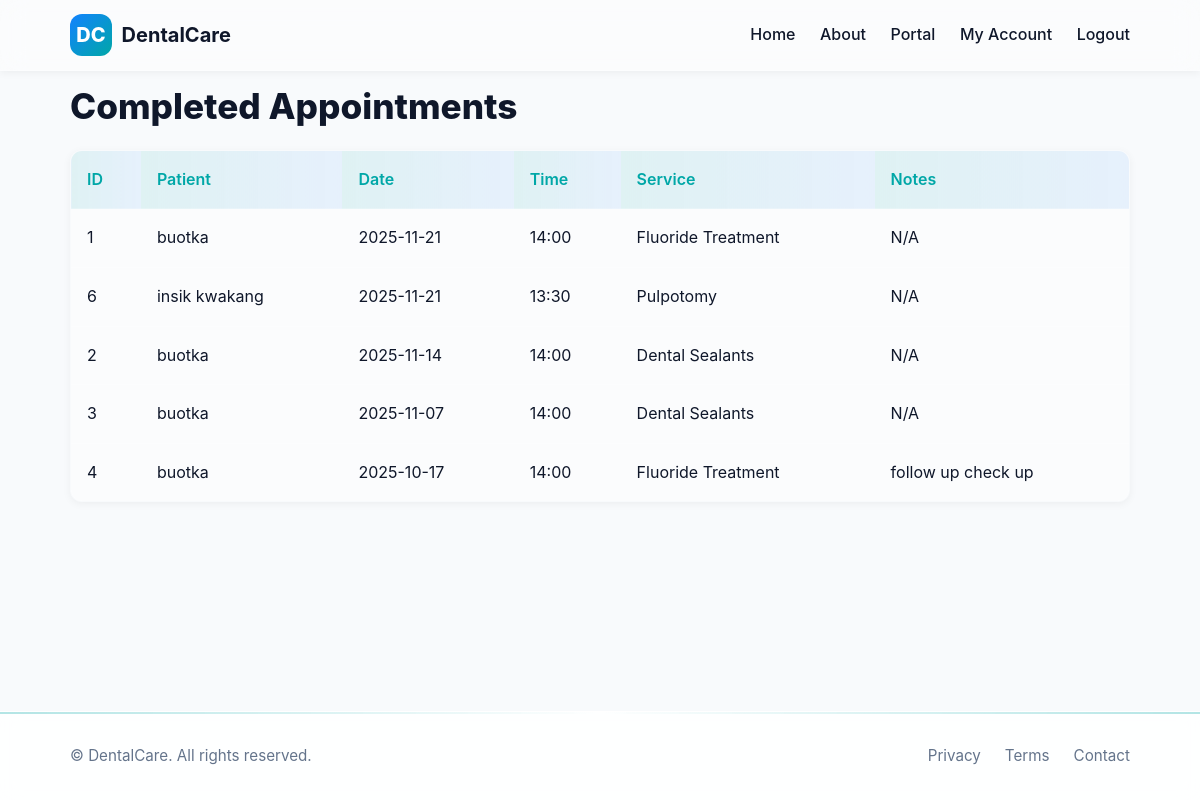
/dentist/completed (signed in), run on the app's committed database.
### tables this page shows
CREATE TABLE tbl_appointments (app_id INTEGER PRIMARY KEY AUTOINCREMENT, pat_id INTEGER NOT NULL REFERENCES tbl_patients (pat_id) ON DELETE RESTRICT ON UPDATE RESTRICT, dentist_id INTEGER NOT NULL REFERENCES tbl_accounts (acc_id) ON DELETE RESTRICT ON UPDATE RESTRICT, app_date TEXT NOT NULL, app_time TEXT NOT NULL, app_service TEXT, app_service_price REAL DEFAULT 50.0, app_status TEXT NOT NULL DEFAULT 'Pending' CHECK (app_status IN ('Pending', 'Approved', 'Scheduled', 'Completed', 'Cancelled', 'Confirmed')), app_notes TEXT, payment_method TEXT, payment_status TEXT DEFAULT 'Unpaid' CHECK (payment_status IN ('Unpaid', 'Paid', 'Pending')), created_at TEXT DEFAULT CURRENT_TIMESTAMP, FOREIGN KEY (pat_id) REFERENCES tbl_patients (pat_id), FOREIGN KEY (dentist_id) REFERENCES tbl_accounts (acc_id));

CREATE TABLE tbl_patients (pat_id INTEGER PRIMARY KEY AUTOINCREMENT, pat_name TEXT NOT NULL, pat_age INTEGER NOT NULL, pat_sex TEXT CHECK (pat_sex IN ('M', 'F')), pat_contact TEXT, pat_address TEXT, customer_id INTEGER REFERENCES tbl_accounts (acc_id) ON DELETE RESTRICT ON UPDATE RESTRICT, FOREIGN KEY (customer_id) REFERENCES tbl_accounts (acc_id) ON DELETE CASCADE);

### app.py (the view)
            def inner(*args, **kwargs):
                user = current_user()
                if user is None or (roles and user['acc_role'] not in roles):
                    flash('Unauthorized', 'error')
                    return redirect(url_for('login'))
                return fn(*args, **kwargs)

### app.py (called while the page is built)
def get_db():
    if 'db' not in g:
        g.db = sqlite3.connect(DATABASE)
        g.db.row_factory = sqlite3.Row
    return g.db

### templates/dentist_completed.html (shortened to what this page needs)
{% extends 'base.html' %}
{% block content %}
<div class="container">
  <h1>Completed Appointments</h1>
  <table class="table">
    <thead><tr><th>ID</th><th>Patient</th><th>Date</th><th>Time</th><th>Service</th><th>Notes</th></tr></thead>
    <tbody>
      {% for a in apps %}
      <tr>
        <td>{{ a.app_id }}</td>
        <td>{{ a.pat_name }}</td>
        <td>{{ a.app_date }}</td>
        <td>{{ a.app_time }}</td>
        <td>{{ a.app_service }}</td>
        <td>{{ a.app_notes or 'N/A' }}</td>
      </tr>
      {% endfor %}
    </tbody>
  </table>
</div>
{% endblock %}

### static/css/styles.css (style rules this page uses)
:root { --bg: #f8fafc; --surface: rgba(255, 255, 255, 0.6); --fg: #0f172a; --muted: #64748b; --primary: #00a7a7; --secondary: #1282ff; --danger: #ef4444; --success: #22c55e; --border: rgba(255, 255, 255, 0.2); --radius: 1rem; --shadow: 0 8px 30px rgba(2, 6, 23, 0.15); }
* { box-sizing: border-box; margin: 0; padding: 0; }
html, body { font-family: "Inter", "Segoe UI", system-ui, sans-serif; background: var(--bg); color: var(--fg); font-size: 16px; line-height: 1.6; scroll-behavior: smooth; height: 100%; display: flex; flex-direction: column; }
.container { max-width: 1100px; margin: 0 auto; padding: 0 1.25rem; }
h1 { font-size: 2.2rem; line-height: 1.1; margin: 1rem 0; font-weight: 800; }
.table { width: 100%; border-collapse: collapse; margin-top: 1.5rem; border: 1px solid var(--border); border-radius: 0.75rem; overflow: hidden; box-shadow: 0 2px 8px rgba(0, 0, 0, 0.05); }
.table th, .table td { padding: 1rem; border-top: 1px solid var(--border); text-align: left; }
.table th { background: linear-gradient(90deg, rgba(0, 167, 167, 0.1), rgba(18, 130, 255, 0.08)); color: var(--primary); font-weight: 600; }
.table td { background: rgba(255, 255, 255, 0.5); }

### data on the page
tbl_appointments: app_id "1", pat_name "buotka", app_date "2025-11-21", app_time "14:00", app_service "Fluoride Treatment", app_notes "N/A"
tbl_appointments: app_id "6", pat_name "insik kwakang", app_date "2025-11-21", app_time "13:30", app_service "Pulpotomy", app_notes "N/A"
tbl_appointments: app_id "2", pat_name "buotka", app_date "2025-11-14", app_time "14:00", app_service "Dental Sealants", app_notes "N/A"
tbl_appointments: app_id "3", pat_name "buotka", app_date "2025-11-07", app_time "14:00", app_service "Dental Sealants", app_notes "N/A"
tbl_appointments: app_id "4", pat_name "buotka", app_date "2025-10-17", app_time "14:00", app_service "Fluoride Treatment", app_notes "follow up check up"
